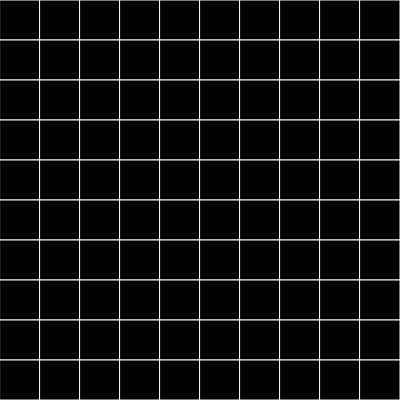
Frame 1 (no input)
Frame 60 (no input): identical to frame 1, image omitted
Frame 120 (the mouse pressed at the canvas centre since frame 60): identical to frame 1, image omitted

The p5.js sketch that drew this single still picture (run headless with seeded random() and noise() and a simulated clock; from frame 60 on, the mouse is pressed at the canvas centre):

// p5.js sketch
// ── sketch.js
var newcol= 0;
var x;
var y;
var sqsz = 40;
//var coords[100]= x0 < x99, y0 <y99;

//var clicker;


function setup(){
createCanvas(400,400);
}

function draw() {
//  fill(newcol);

  for (let y=0; y<10; y++){
   for (let x =0; x<10; x++){
     stroke('0');
     fill(newcol);
     rect(sqsz*x, sqsz*y,sqsz,sqsz);//x 0 x50 etc
   }

}
}

function mousePressed() {
  if(mouseX,mouseY,sqsz,sqsz,newcol ==100) {
  rect(mouseX,mouseY,sqsz,sqsz);
  } else {
    newcol = 0;

}
}
